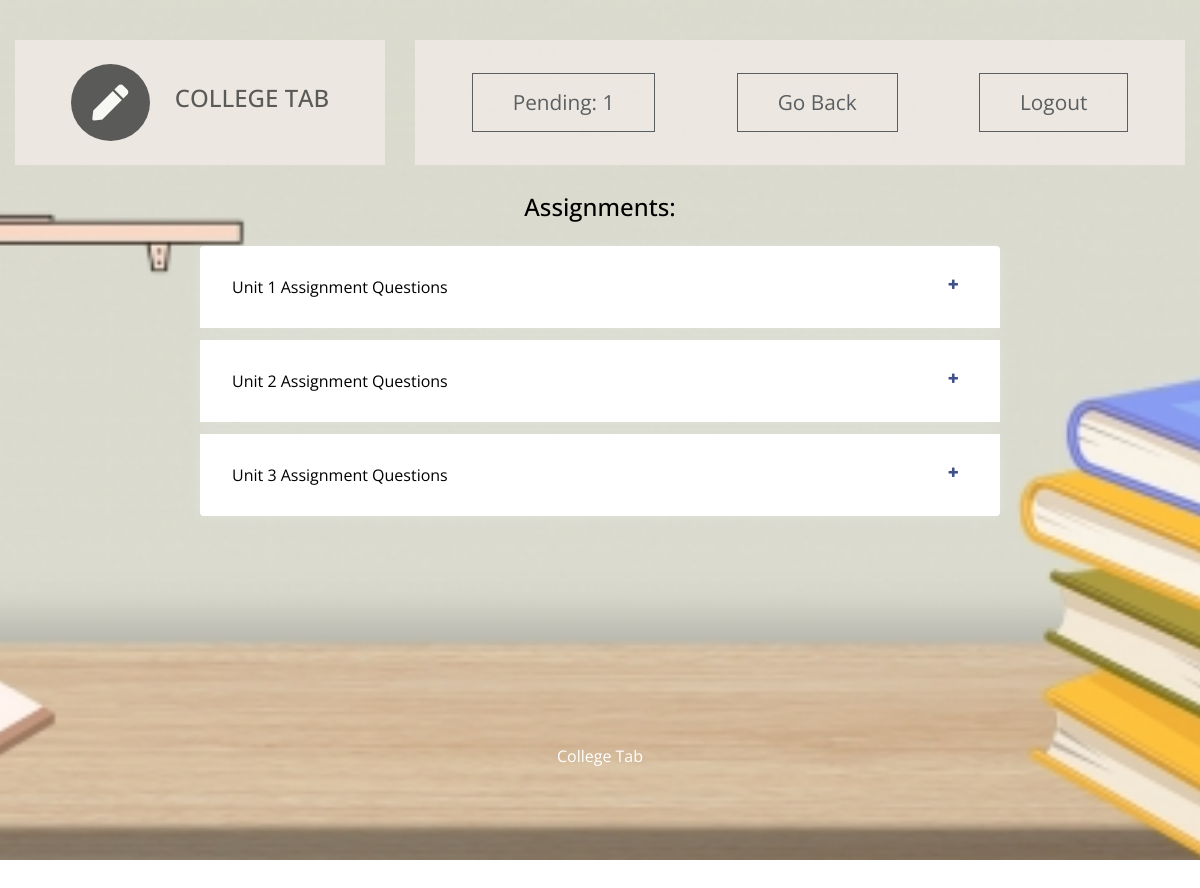
The app's page /s_dashboard/s_sub_assign/0103IT181055/IT-601 (signed in) with its own data.
### ctapp/models.py (models this page shows, shortened)
class assignment(models.Model):
    c_id  = models.ForeignKey(Class,on_delete=models.CASCADE)   #class id
    s_id = models.ForeignKey(subject,on_delete=models.CASCADE)  #subject id
    t_id = models.ForeignKey(teacher,on_delete=models.CASCADE)  #teacher id
    topic = models.CharField(max_length=50)
    last_date = models.DateField()
    assignfile = models.FileField(upload_to=get_directory_for_assignment_details,default="p.pdf")

### ctapp/views.py (the view)
# urls.py: path('s_sub_assign/<str:id>/<str:sub_id>', views.student_subject_assign, name='s_subject_assignment_list'),
@login_required(login_url='s_login/')
def student_subject_assign(request,id,sub_id):           # to list assignements given subject and class
    template = loader.get_template('student_dashboard_subject_assignments.html')
    current_student = student.objects.get(enrollment_number=id)
    current_subject = subject.objects.get(subject_code=sub_id)
    assignment = get_assignments(current_student,current_subject)
    if assignment:
         context = {'student':current_student,'assignment_list':assignment,'subject':current_subject,'error':''}
    else:
        error="No teacher is assigned for this subject yet."
        context={'error':error,'student':current_student,'subject':current_subject}
    return HttpResponse(template.render(context, request))

### ctapp/views.py (called while the page is built)
def get_assignments(student,subject):
    sem = student.sem
    sec = student.sec
    try:
        curr_class = Class.objects.filter(sem=sem).get(sec=sec)
        curr_teacher = teacher_assign.objects.filter(c_id=curr_class).get(s_id=subject)
        return assignment.objects.filter(c_id=curr_class).filter(s_id=subject)
    except assignment.DoesNotExist:
        return 'No assignments'.list()
    except teacher_assign.DoesNotExist:
        return False

### ctapp/templates/student_dashboard_subject_assignments.html (shortened to what this page needs)
<!DOCTYPE html>
<html lang="en">
{% load static %}
  <head>
    <link rel="stylesheet" href="{% static 'css/all.min.css' %}" />
    <link rel="stylesheet" href="{% static 'css/bootstrap.min.css' %}" />
    <link rel="stylesheet" href="{% static 'css/templatemo-style.css' %}" />
    <link rel="stylesheet" href='https://cdnjs.cloudflare.com/ajax/libs/font-awesome/4.0.3/css/font-awesome.css' />
  </head>
  <body id="assignmentPage">
    <div class="parallax-window" data-parallax="scroll" data-image-src="{% static 'img/std_assignments.jpg' %}">
      <div class="container-fluid">
        <div class="row tm-brand-row">
          <div class="col-lg-4 col-11">
            <div class="tm-brand-container tm-bg-white-transparent">
              <i class="fas fa-2x fa-pen tm-brand-icon"></i>
              <div class="tm-brand-texts">
                <h1 class="text-uppercase tm-brand-name">College Tab</h1>
              </div>
            </div>
          </div>
          <div class="col-lg-8 col-1">
            <div class="tm-nav">
              <nav
                class="navbar navbar-expand-lg navbar-light tm-bg-white-transparent tm-navbar">
                <div class="collapse navbar-collapse" id="navbarNav">
                  <ul class="navbar-nav">
                    <li class="nav-item">
                      <a href="#assignments" class="btn btn-outline-dark">Pending: 1</a>
                    </li>
                    <li class="nav-item">
                      <a href="{% url 'student:s_db' student.enrollment_number %}" class="btn btn-outline-dark">Go Back</a>
                    </li>
                    <li class="nav-item">
                      <a class="btn btn-outline-dark" href="{% url 's_logout' %}">Logout</a>
                    </li>
                  </ul>
                </div>
              </nav>
            </div>
          </div>
        </div>
        <div class="page-content page-container" id="page-content">
                              <h4 class="card-title text-center" style="color:black">Assignments:</h4>
                              <div class="mt-4">
                                  <div class="accordion" id="accordion" role="tablist">
                                    {% for a in assignment_list %}
                                      <div class="card">
                                          <div class="card-header" role="tab" id="heading-1">
                                            <h6 class="mb-0"><a data-toggle="collapse" href="#open{{a.id}}" aria-expanded="false" aria-controls="collapse-1" data-abc="true" class="collapsed">{{a.topic}}</a></h6>
                                          </div>
                                      </div>
                                      {% endfor %}
                                  </div>
                              </div>
          </div>
         <footer class="row">
            <p class="col-12 text-white text-center tm-copyright-text">
              College Tab
            </p>
          </footer>
        </div>
      </div>
    </body>
  </html>

### ctapp/static/css/templatemo-style.css (style rules this page uses)
html { scroll-behavior: smooth; }
body { font-family: "Open Sans", Arial, Helvetica, sans-serif; font-size: 18px; font-weight: 400; color: #6b6b6b; overflow-x: hidden; }
a, button { transition: all 0.3s ease; }
.container-fluid { max-width: 1310px; }
.parallax-window { min-height: 1100px; background: transparent; }
.tm-bg-white-transparent { background-color: rgba(255, 255, 255, 0.8); }
.tm-brand-row { align-items: center; padding-top: 40px; padding-bottom: 28px; }
.tm-brand-container { max-width: 500px; height: 125px; display: flex; align-items: center; justify-content: center; }
.tm-brand-icon { width: 79px; height: 77px; display: flex; align-items: center; justify-content: center; background-color: #333436; color: white; border-radius: 50%; margin-right: 25px; }
.tm-brand-name { font-size: 1.5rem; color: #333333; }
::placeholder { color: black; opacity: 1; }
#page-content { width: 100%; }
.tm-navbar { max-width: 840px;min-height: 125px;justify-content:; }
.tm-navbar .navbar-nav { width: 100%; display: flex; align-items: center; justify-content: space-around; }
.nav-item { position: relative; }
.btn { border-radius: 0; padding: 13px 40px; font-size: 1.3rem; }
p { line-height: 1.7; }
.tm-copyright-text { font-size: 1rem; padding-top: 50px; padding-bottom: 45px; }
.tm-bg-white-transparent { background-color: #F2EBE7;; opacity: 0.77; color: #F4F3F2; font-weight: bold; }
::placeholder { color: black; }
.text-center { align-self: center; }
.page-content { height:500px; width:1260px; color:black; opacity: 1; }
.card { box-shadow: none; -webkit-box-shadow: none; -moz-box-shadow: none; -ms-box-shadow: none }
.card { position: relative; display: flex; flex-direction: column; min-width: 0; word-wrap: break-word; background-color: #fff; background-clip: border-box; border: 1px solid #d2d2dc; border-radius: 0 }
.accordion .card:first-of-type { border-bottom: 0; border-bottom-right-radius: 0; border-bottom-left-radius: 0 }
.accordion .card { margin-bottom: .75rem; box-shadow: 0px 1px 15px 1px rgba(230, 234, 236, 0.35); border-radius: .25rem; border: none }
.accordion .card .card-header { background-color: transparent; border: none; padding: 2rem }
.card-header:first-child { border-radius: calc(0.25rem - 1px) calc(0.25rem - 1px) 0 0 }
.accordion .card .card-header * { font-weight: 400; font-size: 1rem }
#accordion { margin-left: auto; margin-right: auto; width: 800px; }
.mb-0, .my-0 { margin-bottom: 0 !important }
.accordion .card .card-header a { display: block; color: inherit; text-decoration: none; font-size: inherit; position: relative; -webkit-transition: color 0.5s ease; -moz-transition: color 0.5s ease; -ms-transition: color 0.5s ease; -o-transition: color 0.5s ease; transition: color 0.5s ease; padding-right: 1.5rem }
.accordion .card .card-header a[aria-expanded="false"]:before { content: "\f067" }
.accordion .card .card-header a:before { position: absolute; right: 7px; top: 0; font-size: 18px; display: block; font-family: FontAwesome; display: inline-block; padding-right: 3px; font-size: .756em; color: #405189 }

### records on screen
assignment: topic "Unit 1 Assignment Questions"
assignment: topic "Unit 2 Assignment Questions"
assignment: topic "Unit 3 Assignment Questions"
